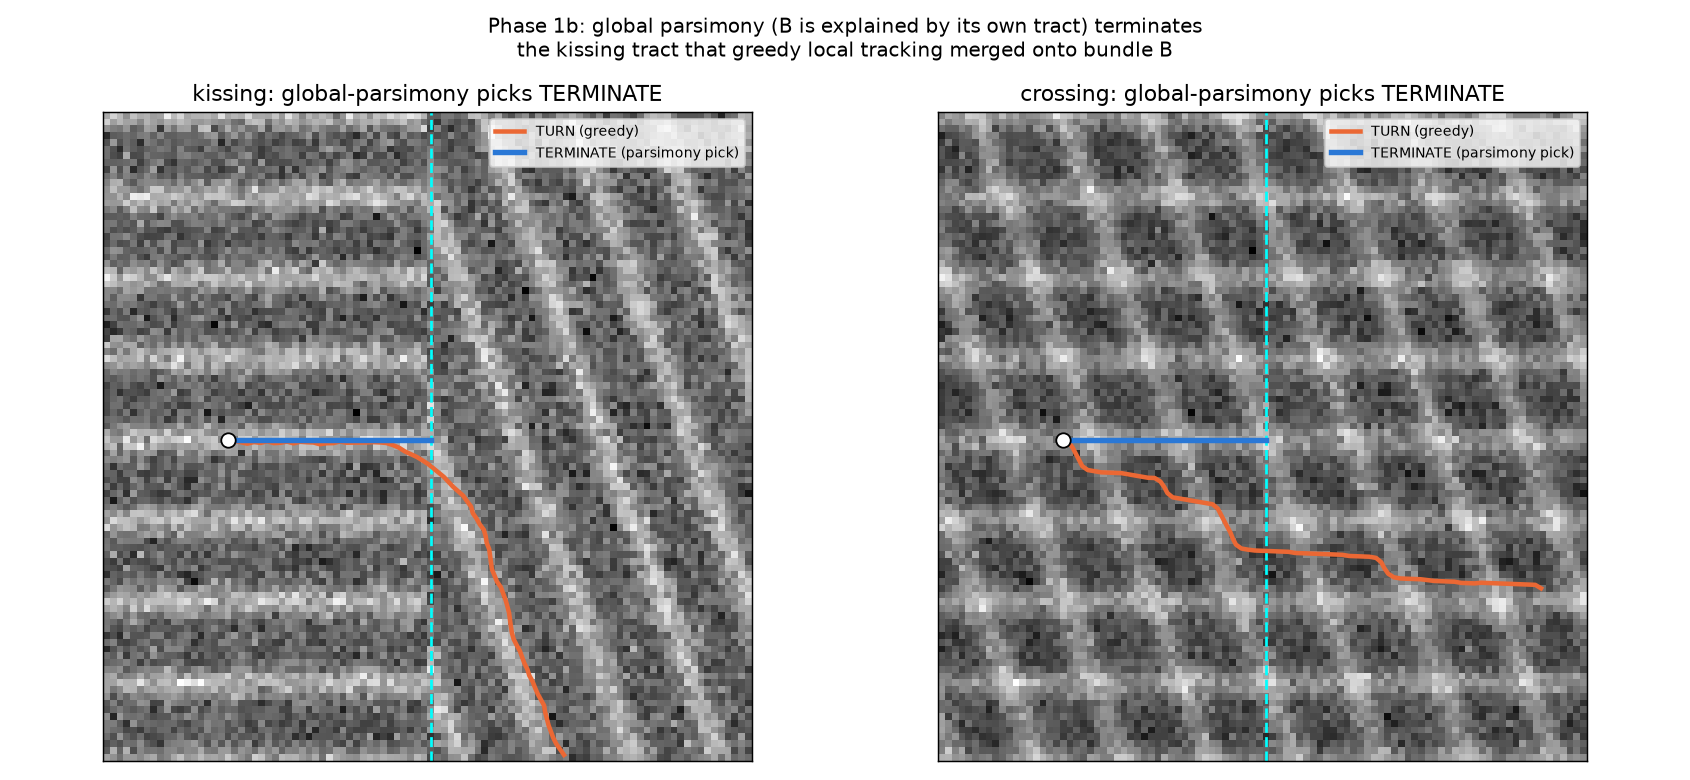

Write Python code to recreate this figure.
"""
phase1b_global.py -- Phase 1b of the tractography scoping.

Phase 1 showed a GREEDY local tracker merges the kissing bundles: at the boundary
it turns the tract onto bundle B (net turn 63 deg) instead of terminating. This
asks: does a GLOBAL objective over the WHOLE tract fix it, and -- crucially --
WHICH ingredient does the fixing?

We score two whole-tract hypotheses for the seed tract (which starts on bundle A
in x<0, heading +x toward the boundary):
  * TERMINATE -- follow bundle A to the boundary and stop.
  * TURN      -- follow A, then turn onto bundle B (the greedy Phase-1 result).

with a global energy   E(T) = -(data explained) + lambda * (total curvature).

Two versions of "data explained", to isolate the mechanism:
  * NAIVE      -- reward ALL bright structure the tract sits on (double-counts B).
  * PARSIMONY  -- reward only NOVEL structure: bundle B is already explained by its
                  OWN tract, so a tract A that turns into B earns nothing there.

Claim: the NAIVE objective still prefers TURN (reproducing the greedy merge,
whenever B's data outweighs the curvature). The PARSIMONY objective prefers
TERMINATE for ANY lambda>0 -- because the turn buys no novel data and only costs
curvature. So it is GLOBAL PARSIMONY (no double-counting across tracts), not a
local curvature limit, that resolves kissing vs crossing. That is the concrete
requirement the full Bayesian model must implement.
"""

import numpy as np
from scipy.ndimage import map_coordinates
import matplotlib
matplotlib.use("Agg")
import matplotlib.pyplot as plt

from host_geometry_test import make_kissing_phantom, make_true_crossing_same_angles
from phase1_kissing_crossing import track3d, BOUND_X

SEED = (48.0, 48.0, 18.0)          # x = -30 (bundle A region)
DIR0 = (1.0, 0.0, 0.0)             # +x
LAM = 0.02                         # curvature weight (per rad^2)


def _sample(vol, pts):
    return map_coordinates(vol, pts.T, order=1, mode="nearest")


def tract_scores(vol, tract):
    """(data_A, data_B, curvature) for a polyline tract. data split by region
    (x<0 = bundle A, x>=0 = bundle B); curvature = sum of squared turn angles."""
    inten = _sample(vol, tract)
    xrel = tract[:, 2] - BOUND_X
    data_A = float(inten[xrel < 0].sum())
    data_B = float(inten[xrel >= 0].sum())
    seg = np.diff(tract, axis=0)
    seg /= np.linalg.norm(seg, axis=1, keepdims=True) + 1e-9
    curv = 0.0
    for k in range(len(seg) - 1):
        curv += float(np.arccos(np.clip(seg[k] @ seg[k + 1], -1, 1)) ** 2)
    return data_A, data_B, curv


def straight_to_boundary(seed, dir0, step=1.0):
    """TERMINATE hypothesis: straight along +x from seed, stop at the boundary."""
    pts = [np.array(seed, float)]
    d = np.array([dir0[2], dir0[1], dir0[0]], float)
    while pts[-1][2] < BOUND_X:
        pts.append(pts[-1] + step * d)
    return np.array(pts)


def evaluate(name, vol):
    turn = track3d(vol, SEED, DIR0, "continuity")      # greedy whole-tract (Phase 1)
    term = straight_to_boundary(SEED, DIR0)
    dA_t, dB_t, cv_t = tract_scores(vol, turn)
    dA_e, dB_e, cv_e = tract_scores(vol, term)
    # normalise data so lambda is interpretable across phantoms
    scale = dA_e + 1e-9
    dA_t, dB_t, dA_e, dB_e = (v / scale for v in (dA_t, dB_t, dA_e, dB_e))

    def energies(novel_B_turn):
        # E = -(data explained) + LAM*curv ; novel_B_turn=dB_t (naive) or 0 (parsimony)
        E_turn = -(dA_t + novel_B_turn) + LAM * cv_t
        E_term = -(dA_e) + LAM * cv_e
        return E_turn, E_term

    En_turn, En_term = energies(dB_t)      # naive: B double-counted
    Ep_turn, Ep_term = energies(0.0)       # parsimony: B redundant
    print(f"--- {name} ---")
    print(f"  TURN tract : data_A={dA_t:.2f} data_B={dB_t:.2f} curv={cv_t:.2f}")
    print(f"  TERM tract : data_A={dA_e:.2f} data_B={dB_e:.2f} curv={cv_e:.2f}")
    print(f"  NAIVE     E: turn={En_turn:+.2f}  term={En_term:+.2f}  -> picks "
          f"{'TURN (merges bundles)' if En_turn < En_term else 'TERMINATE'}")
    print(f"  PARSIMONY E: turn={Ep_turn:+.2f}  term={Ep_term:+.2f}  -> picks "
          f"{'TURN (merges bundles)' if Ep_turn < Ep_term else 'TERMINATE (correct)'}")
    return dict(turn=turn, term=term, naive=(En_turn, En_term), parsi=(Ep_turn, Ep_term))


def run(save="phase1b_global.png"):
    kiss, _ = make_kissing_phantom()
    cross, _ = make_true_crossing_same_angles()
    print("=" * 74)
    print("PHASE 1b -- does a GLOBAL objective resolve the kissing merge, and how?")
    print(f"  lambda(curvature) = {LAM}")
    rk = evaluate("KISSING", kiss)
    rc = evaluate("CROSSING", cross)
    print("-" * 74)
    kn = "TURN" if rk["naive"][0] < rk["naive"][1] else "TERM"
    kp = "TERM" if rk["parsi"][1] < rk["parsi"][0] else "TURN"
    print(f"  KISSING: naive picks {kn} (greedy merge), parsimony picks {kp}")
    print(f"  => it is GLOBAL PARSIMONY (no double-counting across tracts), not a local")
    print(f"     curvature limit, that terminates the kissing tract correctly.")
    print("=" * 74)

    fig, ax = plt.subplots(1, 2, figsize=(13, 6))
    for a, (name, vol, r) in zip(ax, (("kissing", kiss, rk), ("crossing", cross, rc))):
        a.imshow(vol[48], cmap="gray", origin="upper")
        a.axvline(BOUND_X, color="cyan", ls="--", lw=1.5)
        a.plot(r["turn"][:, 2], r["turn"][:, 1], "-", color="#eb6834", lw=2.5,
               label="TURN (greedy)")
        a.plot(r["term"][:, 2], r["term"][:, 1], "-", color="#2a78d6", lw=3,
               label="TERMINATE (parsimony pick)")
        a.plot(SEED[2], SEED[1], "wo", ms=8, mec="k")
        pick = "TERMINATE" if r["parsi"][1] < r["parsi"][0] else "TURN"
        a.set_title(f"{name}: global-parsimony picks {pick}")
        a.set_xticks([]); a.set_yticks([]); a.legend(fontsize=8, loc="upper right")
    fig.suptitle("Phase 1b: global parsimony (B is explained by its own tract) terminates\n"
                 "the kissing tract that greedy local tracking merged onto bundle B", fontsize=11)
    fig.tight_layout(); fig.savefig(save, dpi=130); plt.close(fig)
    print(f"Saved {save}")


if __name__ == "__main__":
    run()
